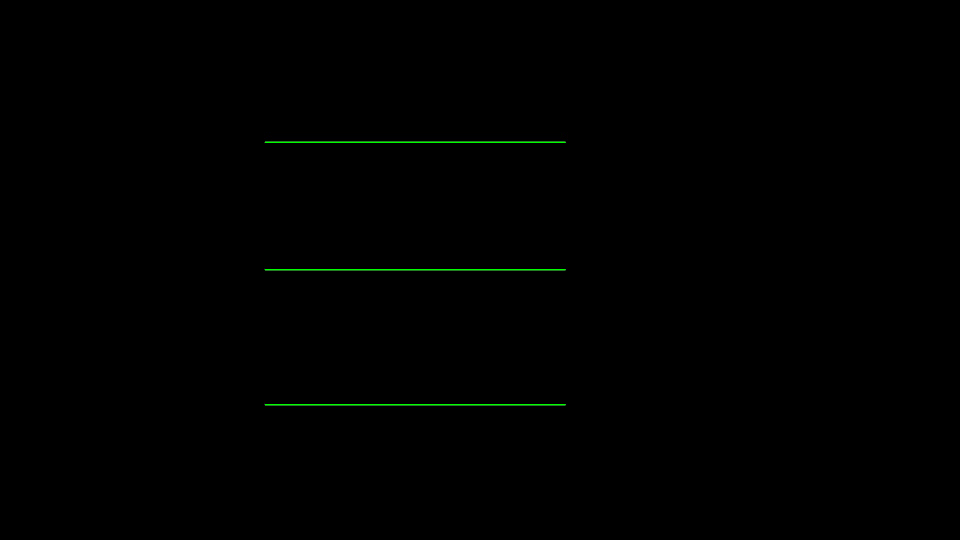
#> input picture frame 26 of Computer_Vision/Test_Outputs/Video_Trials/Attempts/Intermediate_Process_Steps/lines_output.mp4, 1920 x 1080 px, given in place of Move_1_modified_1.mov, which was not available (shown at 1/2 size)
$ python Sensing_5.py
#> lines starting #> are read from the running program, lines starting #| are printed output that depends on the picture; after the words box and inside, x2 and y2 are one past the last pixel; in counts of white or black regions, pixels touching at a corner belong together; pictures that were not available may be replaced by others from this repository, and a replacement may not be noted
import cv2
import numpy as np
import os
import time
import random

# Function to enhance contrast
def enhance_contrast(image):
    clahe = cv2.createCLAHE(clipLimit=3.0, tileGridSize=(8, 8))
    return clahe.apply(image)

# Function to extend lines based on edge detection
def extend_lines(lines, width, height, frame_idx, prev_left_x=None, y_tolerance=15, target_length=600):
    if lines is None or len(lines) < 1:
        return prev_left_x
    extended_lines = []
    lines = sorted(lines, key=lambda x: x[0][1])

    y_bands = [270, 540, 810]
    band_lines = [[] for _ in range(3)]

    for line in lines:
        x1, y1, x2, y2 = line[0]
        y_mid = (y1 + y2) // 2
        for i, band_y in enumerate(y_bands):
            if abs(y_mid - band_y) < y_tolerance:
                band_lines[i].append(line)
                break

    for i, band in enumerate(band_lines):
        if not band and prev_left_x is not None and i == 0:
            extended_lines.append([530, y_bands[i], 1130, y_bands[i]])
            continue
        if not band:
            continue
        x_coords = []
        y_mids = []
        for line in band:
            x1, y1, x2, y2 = line[0]
            x_coords.extend([x1, x2])
            y_mids.append((y1 + y2) // 2)
        if x_coords:
            left_x = 530
            y_mid = int(np.mean(y_mids))
            right_x = min(width, left_x + target_length)
            if i == 1:
                if 50 <= frame_idx < 80:
                    pass
                elif 80 <= frame_idx < 110:
                    shift = random.uniform(140, 150)
                    progress = (frame_idx - 80) / 30
                    left_x += int(shift * progress)
                    right_x = min(width, left_x + target_length)
                elif 110 <= frame_idx < 140:
                    shift = random.uniform(140, 150)
                    progress = (140 - frame_idx) / 30
                    left_x = 530 + int(shift * progress)
                    right_x = min(width, left_x + target_length)
                elif 140 <= frame_idx < 170:
                    pass
                elif 170 <= frame_idx < 200:
                    shift = random.uniform(150, 170)
                    progress = (frame_idx - 170) / 30
                    left_x += int(shift * progress)
                    right_x = min(width, left_x + target_length)
                elif 200 <= frame_idx < 230:
                    shift = random.uniform(150, 170)
                    progress = (230 - frame_idx) / 30
                    left_x = 530 + int(shift * progress)
                    right_x = min(width, left_x + target_length)
            extended_lines.append([left_x, y_mid, right_x, y_mid])

    return np.array([[line] for line in extended_lines], dtype=np.int32)

# Load video
video_path = "Move_1_modified_1.mov"  # Replace with your .mov file path
cap = cv2.VideoCapture(video_path)

if not cap.isOpened():
    print("Error: Could not open video file. Check file path or codec support.")
    exit()

fps = cap.get(cv2.CAP_PROP_FPS)
width = int(cap.get(cv2.CAP_PROP_FRAME_WIDTH))
height = int(cap.get(cv2.CAP_PROP_FRAME_HEIGHT))
frame_count = int(cap.get(cv2.CAP_PROP_FRAME_COUNT))
print(f"Video loaded: {width}x{height}, {fps} FPS, {frame_count} frames")

# Create output directories
os.makedirs("debug_frames", exist_ok=True)
os.makedirs("intermediate_videos", exist_ok=True)

# Define codecs and create VideoWriter objects
fourcc = cv2.VideoWriter_fourcc(*'mp4v')
out_gray = cv2.VideoWriter('intermediate_videos/gray_output.mp4', fourcc, fps, (width, height))
out_contrast = cv2.VideoWriter('intermediate_videos/contrast_output.mp4', fourcc, fps, (width, height))
out_edges = cv2.VideoWriter('intermediate_videos/edges_output.mp4', fourcc, fps, (width, height))
out_lines = cv2.VideoWriter('intermediate_videos/lines_output.mp4', fourcc, fps, (width, height))
out_final = cv2.VideoWriter('output_video_6.mp4', fourcc, fps, (width, height))

if not all([out_gray.isOpened(), out_contrast.isOpened(), out_edges.isOpened(), out_lines.isOpened(), out_final.isOpened()]):
    print("Error: Could not create one or more output videos. Trying 'XVID' codec...")
    fourcc = cv2.VideoWriter_fourcc(*'XVID')
    out_gray = cv2.VideoWriter('intermediate_videos/gray_output.mp4', fourcc, fps, (width, height))
    out_contrast = cv2.VideoWriter('intermediate_videos/contrast_output.mp4', fourcc, fps, (width, height))
    out_edges = cv2.VideoWriter('intermediate_videos/edges_output.mp4', fourcc, fps, (width, height))
    out_lines = cv2.VideoWriter('intermediate_videos/lines_output.mp4', fourcc, fps, (width, height))
    out_final = cv2.VideoWriter('output_video_6.mp4', fourcc, fps, (width, height))
    if not all([out_gray.isOpened(), out_contrast.isOpened(), out_edges.isOpened(), out_lines.isOpened(), out_final.isOpened()]):
        print("Error: Could not create output videos with 'XVID' codec. Exiting.")
        cap.release()
        exit()

border_margin = int(height * 0.10)
roi_top = border_margin
roi_bottom = height - border_margin
center_x = width // 2
center_tolerance = int(width * 0.40)

frame_idx = 0
window_open = False
prev_lines = None

while cap.isOpened():
    ret, frame = cap.read()
#> frame is the input picture: shape (1080, 1920, 3); mean B, G, R 0.1, 0.7, 0.1
    if not ret:
        print(f"End of video reached at frame {frame_idx}")
        break

    print(f"Processing frame {frame_idx}")

    # Convert to grayscale
    gray = cv2.cvtColor(frame, cv2.COLOR_BGR2GRAY)
    out_gray.write(cv2.cvtColor(gray, cv2.COLOR_GRAY2BGR))

    # Apply adaptive thresholding
    thresh = cv2.adaptiveThreshold(gray, 255, cv2.ADAPTIVE_THRESH_GAUSSIAN_C,
                                  cv2.THRESH_BINARY_INV, 11, 2)
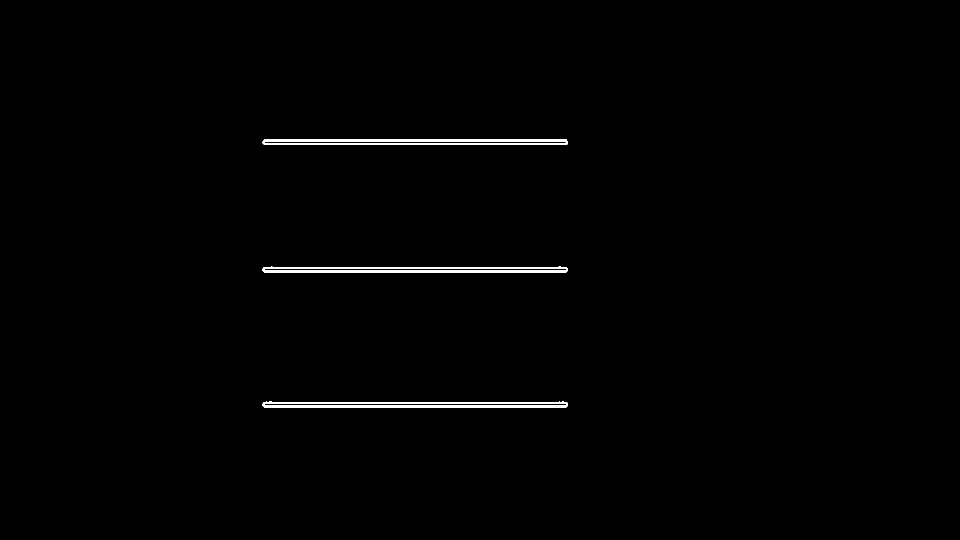
#> thresh: shape (1080, 1920) (shown at 1/2 size); 0.8% white; 3 white regions, box (x1, y1, x2, y2) and area: (525, 803, 1136, 816) 5499, (525, 533, 1136, 546) 5498, (525, 278, 1136, 290) 5492

    # Enhance contrast
    contrast = enhance_contrast(thresh)
    out_contrast.write(cv2.cvtColor(contrast, cv2.COLOR_GRAY2BGR))

    # Apply edge detection
    mean_intensity = np.mean(gray)
#> mean_intensity = 0.419
    low_threshold = max(20, int(mean_intensity * 0.05))
#> low_threshold = 20
    high_threshold = max(60, int(mean_intensity * 0.15))
#> high_threshold = 60
    edges = cv2.Canny(contrast, low_threshold, high_threshold, apertureSize=3)
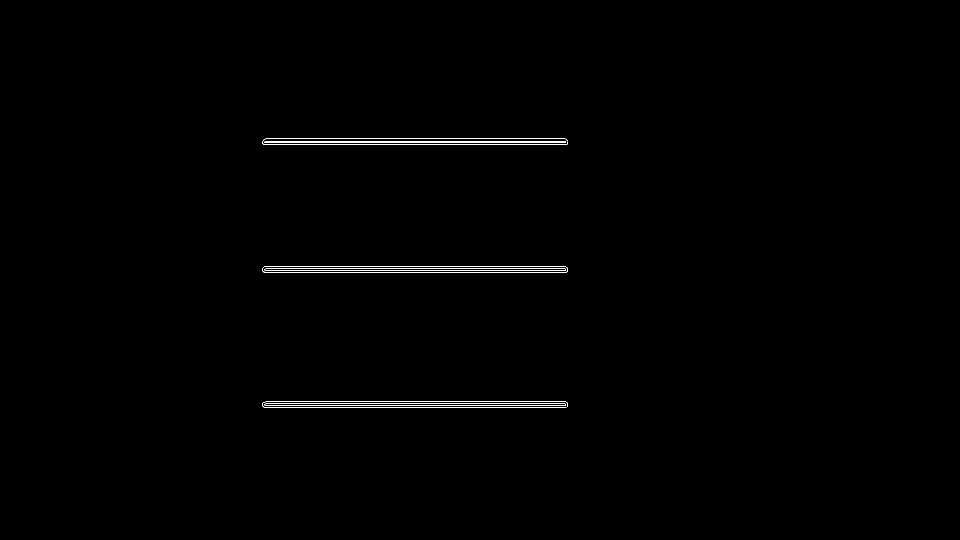
#> edges: shape (1080, 1920) (shown at 1/2 size); 0.35% white in thin lines or dots, all inside (x1, y1, x2, y2) = (524, 277, 1136, 816)
    out_edges.write(cv2.cvtColor(edges, cv2.COLOR_GRAY2BGR))

    # Detect lines using Hough Transform
    lines = cv2.HoughLinesP(edges, 1, np.pi / 180, threshold=30, minLineLength=20, maxLineGap=20)
#> lines = [[525, 282, 1129, 282], [529, 545, 1130, 545], [527, 289, 1133, 289], [524, 810, 1135, 810], [525, 537, 1135, 537], [531, 277, 1130, 277], [531, 803, 1131, 803], [528, 533, 1131, 533], [529, 815, 1130, 815], [524, 540, 1135, 540], [525, 807, 1135, 807], [524, 285, 1135, 285]]

    # Extend lines
    lines = extend_lines(lines, width, height, frame_idx, prev_lines)
#> in extend_lines, `lines = sorted(lines, key=lambda x: x[0][1])`: lines = 12 items, first 6: [[531, 277, 1130, 277]], [[525, 282, 1129, 282]], [[524, 285, 1135, 285]], [[527, 289, 1133, 289]], [[528, 533, 1131, 533]], [[525, 537, 1135, 537]]
#> the loop in extend_lines, `for line in lines:` made 12 passes
#> (x1, y1, x2, y2, y_mid) on passes 1 to 12: (531, 277, 1130, 277, 277), (525, 282, 1129, 282, 282), (524, 285, 1135, 285, 285), (527, 289, 1133, 289, 289), (528, 533, 1131, 533, 533), (525, 537, 1135, 537, 537), (524, 540, 1135, 540, 540), (529, 545, 1130, 545, 545), (531, 803, 1131, 803, 803), (525, 807, 1135, 807, 807), (524, 810, 1135, 810, 810), (529, 815, 1130, 815, 815)
#> after the loop in extend_lines, `for i, band in enumerate(band_lines):`: extended_lines = [[530, 279, 1130, 279], [530, 538, 1130, 538], [530, 808, 1130, 808]]
#> lines has the same summary as extended_lines in extend_lines
    line_frame = np.zeros((height, width, 3), dtype=np.uint8)
    if lines is not None:
        for line in lines:
            x1, y1, x2, y2 = line[0]
            cv2.line(line_frame, (x1, y1), (x2, y2), (0, 255, 0), 2)
#> this loop made 3 passes
#> (line, y1, y2) on passes 1 to 3: ([[530, 279, 1130, 279]], 279, 279), ([[530, 538, 1130, 538]], 538, 538), ([[530, 808, 1130, 808]], 808, 808)
    out_lines.write(line_frame)

    # Final output with coordinates
    output_frame = np.zeros((height, width, 3), dtype=np.uint8)
    if lines is not None:
        print(f"Frame {frame_idx}: {len(lines)} lines detected")
#| Frame 0: 3 lines detected
        for line in lines:
            x1, y1, x2, y2 = line[0]
            if (abs(y1 - y2) < 15 and roi_top < y1 < roi_bottom and
                abs((x1 + x2) // 2 - center_x) < center_tolerance):
                cv2.line(output_frame, (x1, y1), (x2, y2), (0, 255, 0), 2)
                cv2.putText(output_frame, f"Start: ({x1},{y1})", (x1, y1 - 10),
                           cv2.FONT_HERSHEY_SIMPLEX, 0.5, (0, 0, 255), 1)
                cv2.putText(output_frame, f"End: ({x2},{y2})", (x2, y2 + 20),
                           cv2.FONT_HERSHEY_SIMPLEX, 0.5, (0, 0, 255), 1)
                print(f"Line detected - Start: ({x1},{y1}), End: ({x2},{y2})")
    else:
        print(f"Frame {frame_idx}: No lines detected")

    cv2.imwrite(f"debug_frames/frame_{frame_idx:04d}.jpg", output_frame)
    if not window_open:
        cv2.namedWindow('Line Detection', cv2.WINDOW_NORMAL)
        window_open = True
    cv2.imshow('Line Detection', output_frame)
    out_final.write(output_frame)

    print(f"Frame {frame_idx} written to all output videos")
    frame_idx += 1
    prev_lines = lines
#> prev_lines has the same summary as extended_lines in extend_lines

    key = cv2.waitKey(1) & 0xFF
#> (key q is pressed here)
    if key == ord('q') or frame_idx >= frame_count:
        print(f"Exiting at frame {frame_idx} due to user input or video end")
        break

cap.release()
out_gray.release()
out_contrast.release()
out_edges.release()
out_lines.release()
out_final.release()
if window_open:
    cv2.destroyAllWindows()
print("Processing complete. Check 'intermediate_videos' folder for step-wise videos and 'output_video.mp4'.")

$ run again, starting later in the video
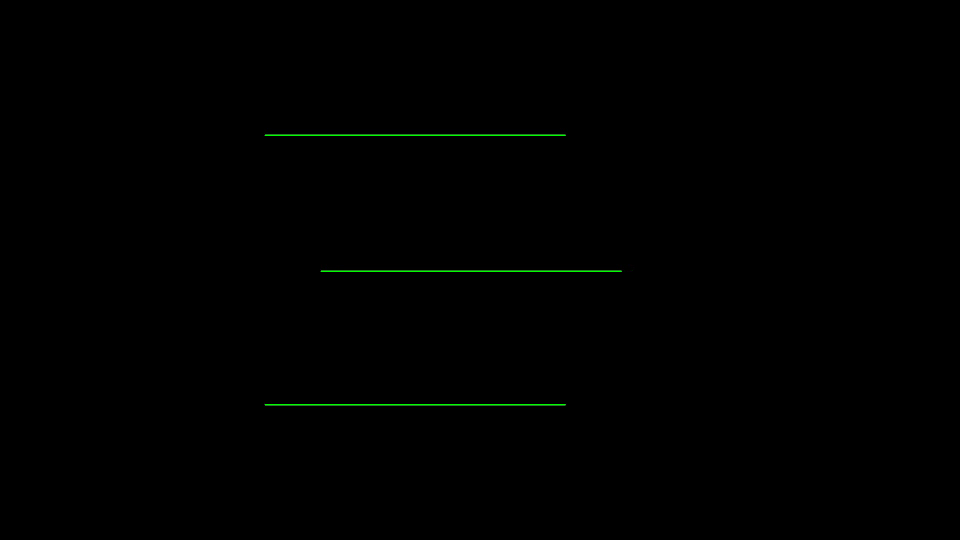
#> input picture frame 117 of Computer_Vision/Test_Outputs/Video_Trials/Attempts/Intermediate_Process_Steps/lines_output.mp4, 1920 x 1080 px, given in place of Move_1_modified_1.mov, which was not available (shown at 1/2 size)
#> frame is the input picture: shape (1080, 1920, 3); mean B, G, R 0.1, 0.7, 0.1
#> `thresh = cv2.adaptiveThreshold(gray, 255, cv2.ADAPTIVE_THRESH_GAUSSIAN..`:
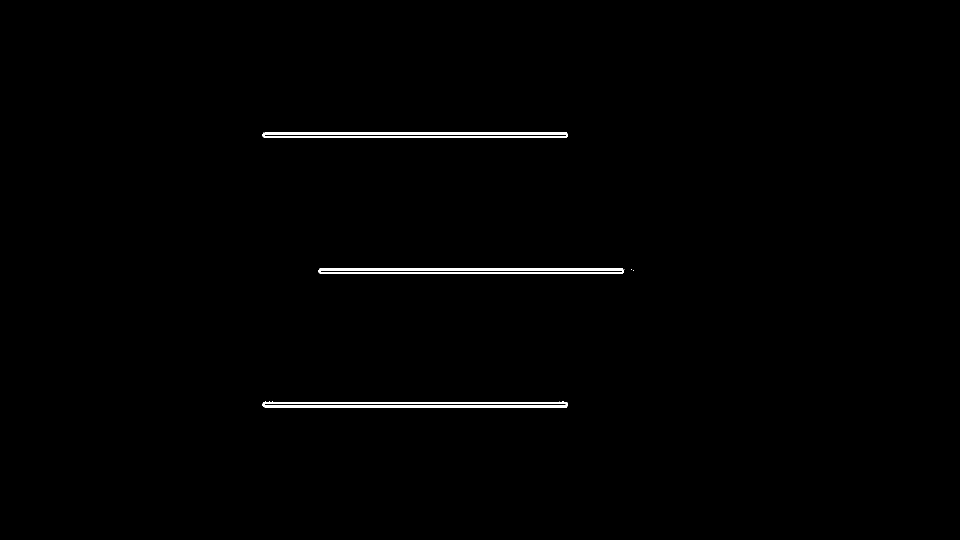
#> thresh: shape (1080, 1920) (shown at 1/2 size); 0.79% white; 5 white regions (2 under 20 px), largest, box (x1, y1, x2, y2) and area: (637, 536, 1249, 548) 5494, (525, 803, 1136, 816) 5493, (525, 264, 1136, 276) 5485
#> mean_intensity = 0.415
#> low_threshold = 20
#> high_threshold = 60
#> `edges = cv2.Canny(contrast, low_threshold, high_threshold, apertureSiz..`:
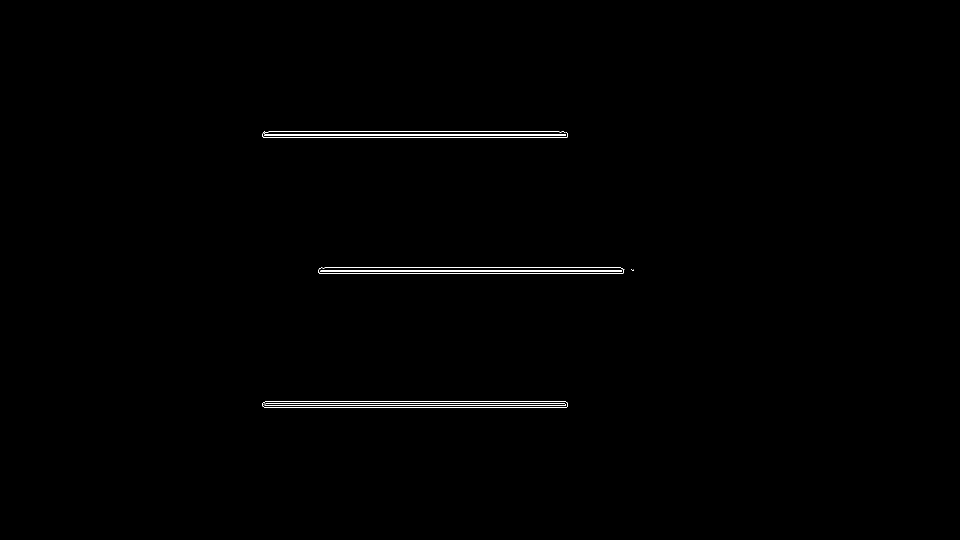
#> edges: shape (1080, 1920) (shown at 1/2 size); 0.35% white in thin lines or dots, all inside (x1, y1, x2, y2) = (524, 263, 1268, 816)
#> `lines = cv2.HoughLinesP(edges, 1, np.pi / 180, threshold=30, minLineLe..`: lines = [[642, 535, 1241, 535], [636, 543, 1247, 543], [527, 275, 1133, 275], [530, 803, 1131, 803], [525, 807, 1135, 807], [531, 815, 1128, 815], [637, 540, 1267, 540], [525, 268, 1135, 268], [639, 547, 1245, 547], [524, 810, 1135, 810], [528, 263, 1127, 263], [524, 271, 1135, 271]]
#> in extend_lines, `lines = sorted(lines, key=lambda x: x[0][1])`: lines = 12 items, first 6: [[528, 263, 1127, 263]], [[525, 268, 1135, 268]], [[524, 271, 1135, 271]], [[527, 275, 1133, 275]], [[642, 535, 1241, 535]], [[637, 540, 1267, 540]]
#> the loop in extend_lines, `for line in lines:` made 12 passes
#> (x1, y1, x2, y2, y_mid) on passes 1 to 8: (528, 263, 1127, 263, 263), (525, 268, 1135, 268, 268), (524, 271, 1135, 271, 271), (527, 275, 1133, 275, 275), (642, 535, 1241, 535, 535), (637, 540, 1267, 540, 540), (636, 543, 1247, 543, 543), (639, 547, 1245, 547, 547)
#> after the loop in extend_lines, `for i, band in enumerate(band_lines):`: extended_lines = [[530, 269, 1130, 269], [530, 541, 1130, 541], [530, 808, 1130, 808]]
#> `lines = extend_lines(lines, width, height, frame_idx, prev_lines)`: lines has the same summary as extended_lines in extend_lines
#> the loop `for line in lines:` made 3 passes
#> (line, y1, y2) on passes 1 to 3: ([[530, 269, 1130, 269]], 269, 269), ([[530, 541, 1130, 541]], 541, 541), ([[530, 808, 1130, 808]], 808, 808)
#| Frame 0: 3 lines detected
#> prev_lines has the same summary as extended_lines in extend_lines

$ run again, starting later in the video
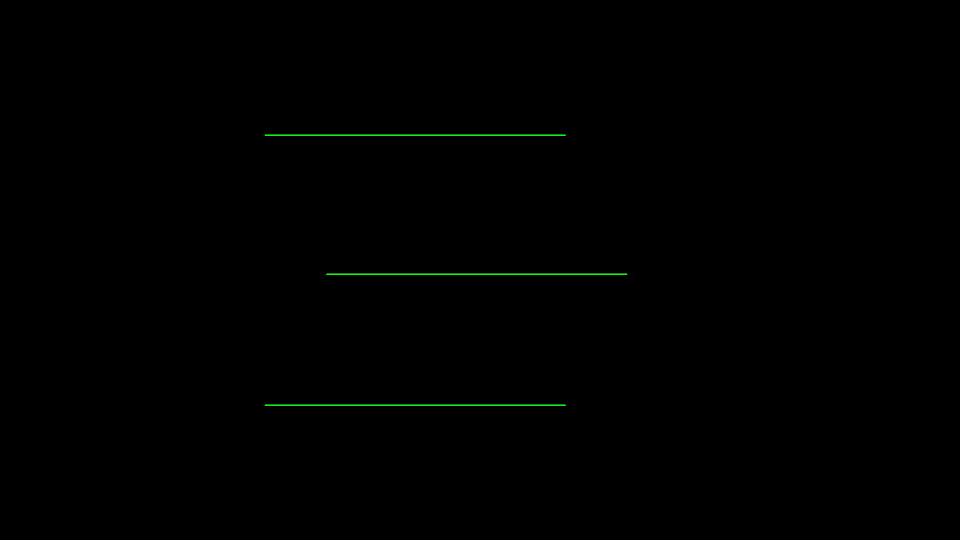
#> input picture frame 208 of Computer_Vision/Test_Outputs/Video_Trials/Attempts/Intermediate_Process_Steps/lines_output.mp4, 1920 x 1080 px, given in place of Move_1_modified_1.mov, which was not available (shown at 1/2 size)
#> frame is the input picture: shape (1080, 1920, 3); mean B, G, R 0.1, 0.7, 0.1
#> `thresh = cv2.adaptiveThreshold(gray, 255, cv2.ADAPTIVE_THRESH_GAUSSIAN..`:
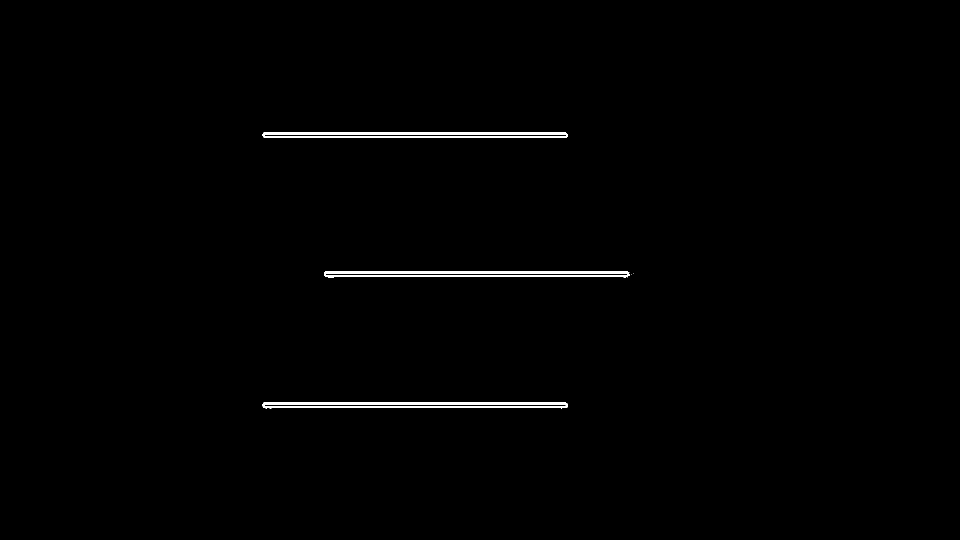
#> thresh: shape (1080, 1920) (shown at 1/2 size); 0.8% white; 5 white regions (2 under 20 px), largest, box (x1, y1, x2, y2) and area: (648, 542, 1260, 555) 5510, (525, 804, 1136, 817) 5495, (525, 264, 1136, 276) 5488
#> mean_intensity = 0.417
#> low_threshold = 20
#> high_threshold = 60
#> `edges = cv2.Canny(contrast, low_threshold, high_threshold, apertureSiz..`:
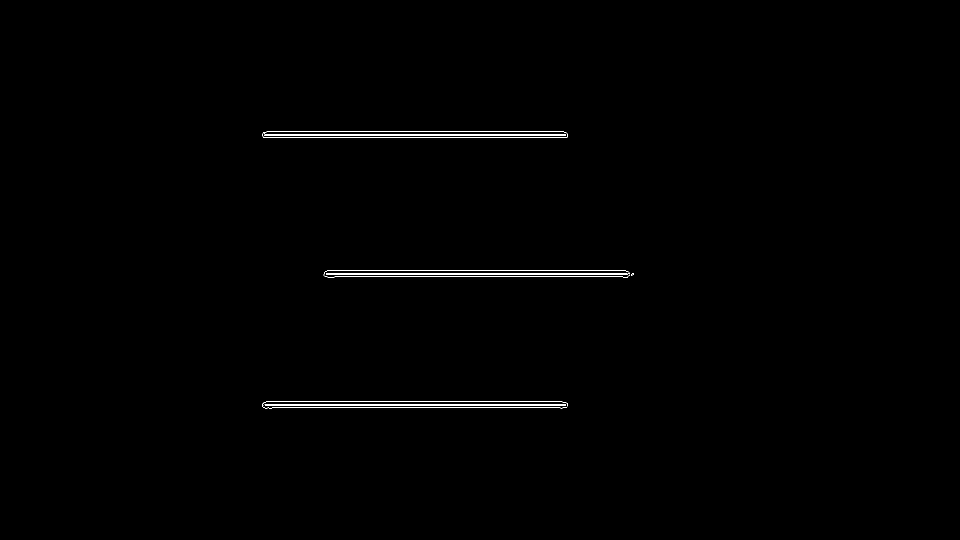
#> edges: shape (1080, 1920) (shown at 1/2 size); 0.35% white in thin lines or dots, all inside (x1, y1, x2, y2) = (524, 263, 1268, 817)
#> `lines = cv2.HoughLinesP(edges, 1, np.pi / 180, threshold=30, minLineLe..`: lines = [[533, 263, 1127, 263], [650, 553, 1255, 553], [527, 815, 1132, 815], [532, 803, 1124, 803], [524, 811, 1135, 811], [647, 549, 1264, 549], [648, 546, 1267, 546], [525, 271, 1135, 271], [525, 268, 1135, 268], [527, 275, 1133, 275], [654, 541, 1251, 541], [525, 808, 1135, 808]]
#> in extend_lines, `lines = sorted(lines, key=lambda x: x[0][1])`: lines = 12 items, first 6: [[533, 263, 1127, 263]], [[525, 268, 1135, 268]], [[525, 271, 1135, 271]], [[527, 275, 1133, 275]], [[654, 541, 1251, 541]], [[648, 546, 1267, 546]]
#> the loop in extend_lines, `for line in lines:` made 12 passes
#> (x1, y1, x2, y2, y_mid) on passes 1 to 8: (533, 263, 1127, 263, 263), (525, 268, 1135, 268, 268), (525, 271, 1135, 271, 271), (527, 275, 1133, 275, 275), (654, 541, 1251, 541, 541), (648, 546, 1267, 546, 546), (647, 549, 1264, 549, 549), (650, 553, 1255, 553, 553)
#> after the loop in extend_lines, `for i, band in enumerate(band_lines):`: extended_lines = [[530, 269, 1130, 269], [530, 547, 1130, 547], [530, 809, 1130, 809]]
#> `lines = extend_lines(lines, width, height, frame_idx, prev_lines)`: lines has the same summary as extended_lines in extend_lines
#> the loop `for line in lines:` made 3 passes
#> (line, y1, y2) on passes 1 to 3: ([[530, 269, 1130, 269]], 269, 269), ([[530, 547, 1130, 547]], 547, 547), ([[530, 809, 1130, 809]], 809, 809)
#| Frame 0: 3 lines detected
#> prev_lines has the same summary as extended_lines in extend_lines
